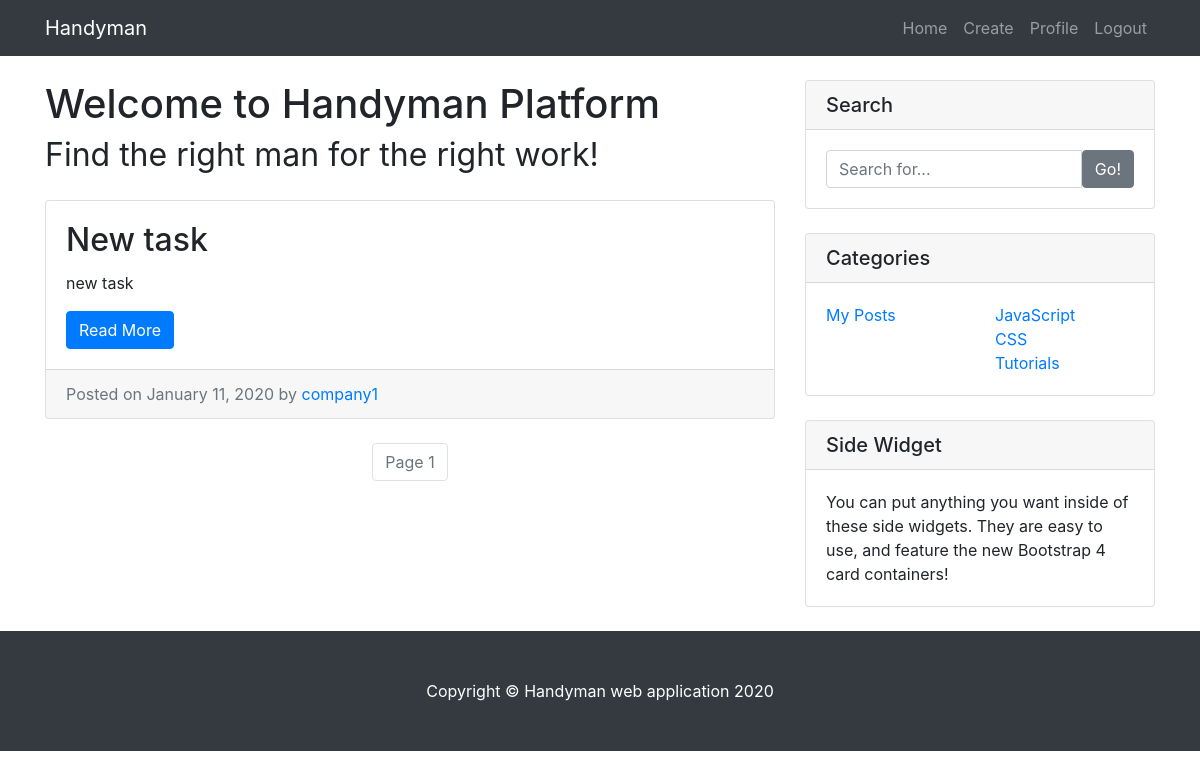
The page /mylist/ (signed in) on the database as committed earlier.
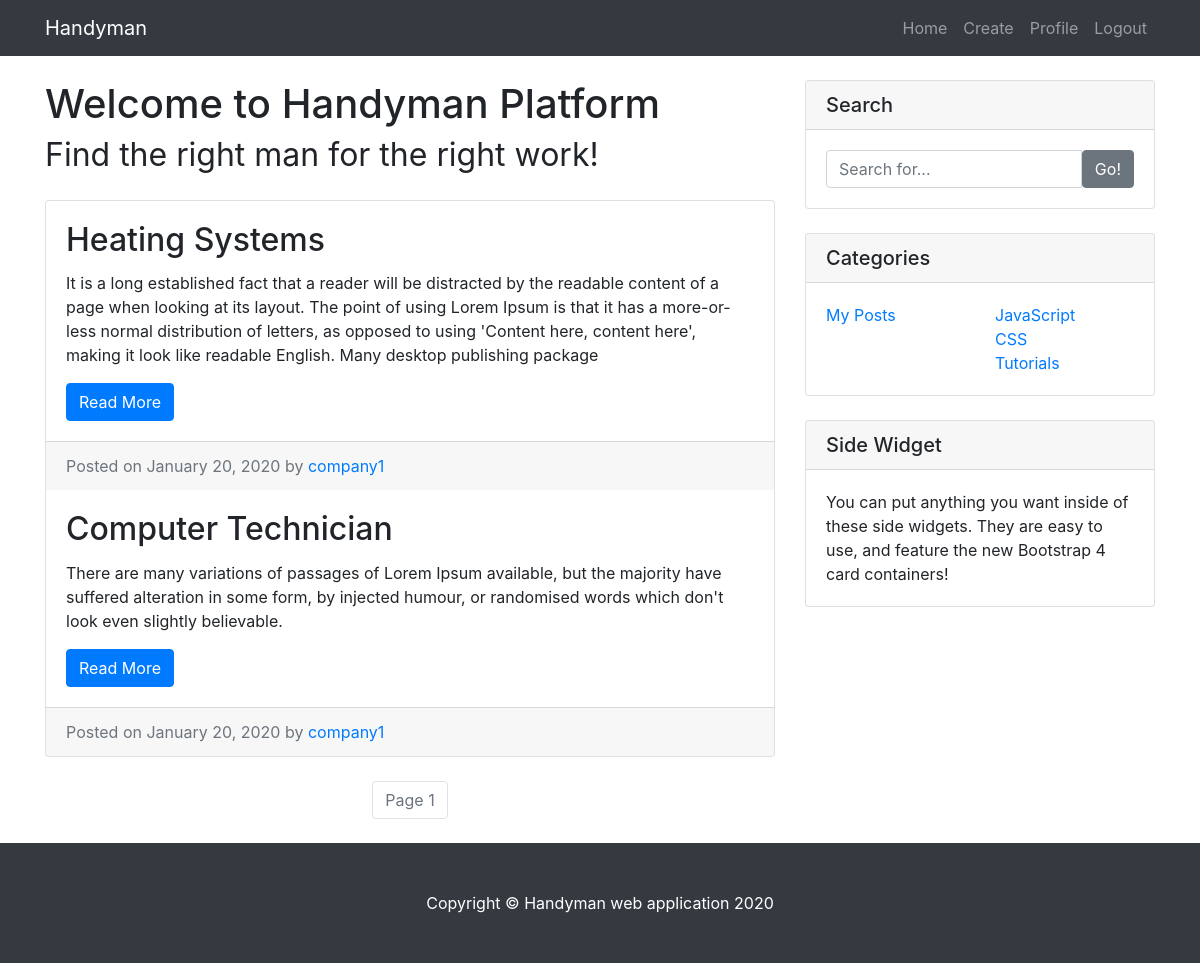
The same page on the database as committed later.
### main/models.py (models this page shows, shortened)
class Post(models.Model):
    title = models.CharField(max_length=200)
    context = models.CharField(max_length=500)
    date_posted = models.DateTimeField(default=timezone.now)
    author = models.ForeignKey(User , on_delete=models.CASCADE)

### main/views.py (the view)
# urls.py: path('mylist/', PostListMyViews.as_view(), name='main-mylist'),
class PostListMyViews(ListView):
    model = Post
    paginate_by = 5
    template_name = 'main/post_my_list.html'
    def get_queryset(self):
        qs = super().get_queryset()
        return qs.filter(author=self.request.user)

### main/templates/main/post_my_list.html (shortened to what this page needs)
{% extends "main/base.html" %}
{% block content %}
  <div class="card mb-4">
    {% for post in object_list %}
      <div class="card-body">
        <h2 class="card-title">{{ post.title }}</h2>
        <p class="card-text">{{ post.context }}</p>
        <a href="{% url 'main-detail' post.id %}" class="btn btn-primary">Read More</a>
      </div>
      <div class="card-footer text-muted">
        Posted on {{ post.date_posted| date:"F d, Y" }} by
        {% if user == post.author and user.is_authenticated %}
          <a href="{% url 'users-profile' %}">{{ post.author }}</a>
        {% elif user.is_authenticated %}
          <a href="{% url 'main-contact' post.author %}">{{ post.author }}</a>
        {% else %}
          <a href="{% url 'main-contact' post.author %}">{{ post.author }}</a>
        {% endif %}
      </div>
    {% endfor %}
  </div>
{% endblock %}
{% block pagination %}
  <ul class="pagination justify-content-center mb-4">
      <li class="page-item disabled">
        <span class="page-link">Page {{ page_obj.number }}</span>
      </li>
  </ul>
{% endblock %}

Rows that differ between the two databases and show on the page:
removed Post: title "New task", context "new task", date_posted "January 11, 2020", author "company1"
added Post: title "Heating Systems", context "It is a long established fact that a reader will be distracted by the readable content of a page when looking at its layout. The point of using Lorem Ipsum is that it has a more-or-less normal distribution of letters, as opposed to using 'Content here, content here', making it look like readable English. Many desktop publishing package", date_posted "January 20, 2020", author "company1"
added Post: title "Computer Technician", context "There are many variations of passages of Lorem Ipsum available, but the majority have suffered alteration in some form, by injected humour, or randomised words which don't look even slightly believable.", date_posted "January 20, 2020", author "company1"
